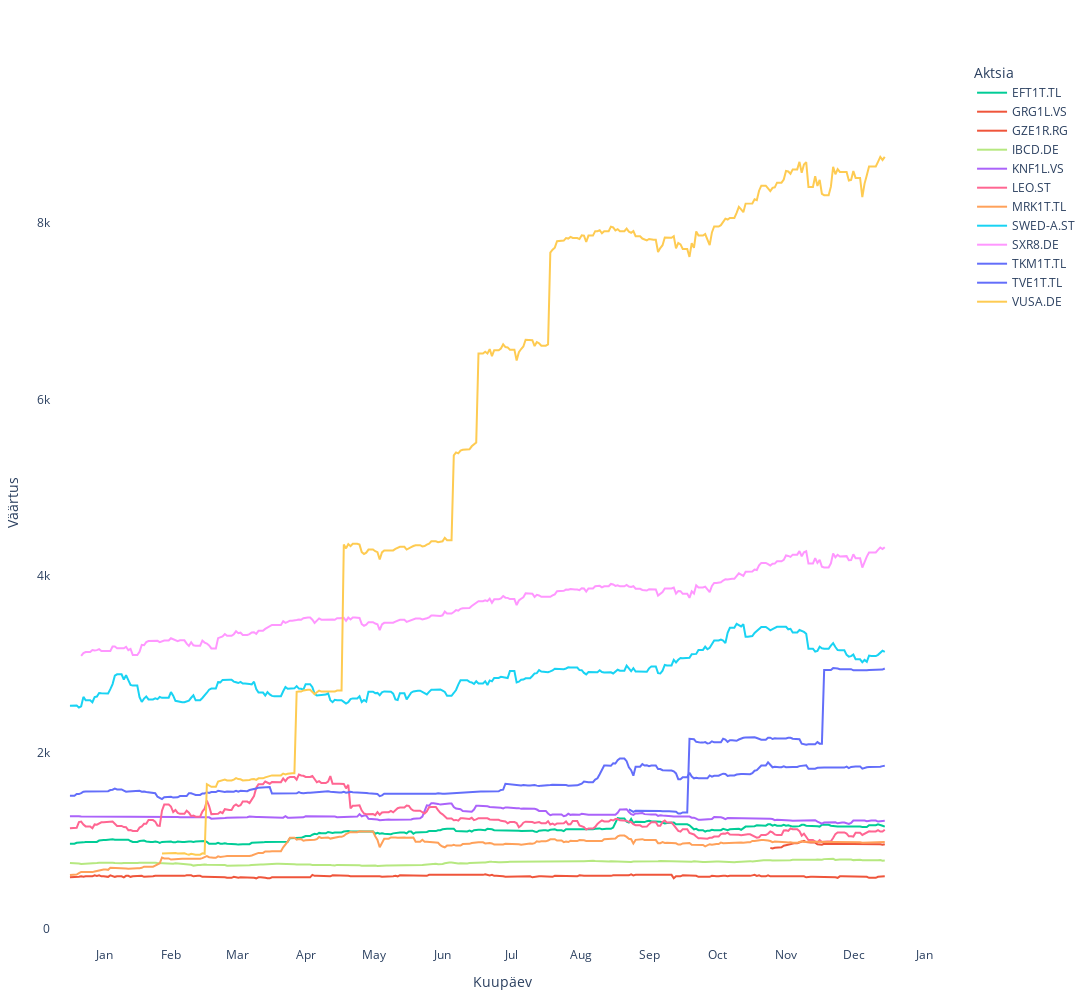

Notebook code cell kept with this figure:
### Code cell
# using Plots
using PlotlyJS

# plotlyjs()

lbls = [x for x in names(yearportfoliodf) if x != "Kuupäev"]
plotdf = stack(yearportfoliodf, lbls)
plotdf = DataFrames.rename(plotdf, ["Kuupäev", "Aktsia", "Väärtus"])
plotdf = plotdf[plotdf."Väärtus" .> 0,:]

layout = Layout(
    xaxis_title="Kuupäev",
    yaxis_title="Väärtus",
    legend_title_text="Aktsiad",
    xaxis=attr(dtick="M1", tickformat="%b", ticklabelmode="period", range=[periodstart, periodend]),
    plot_bgcolor="white",
    width=1800, height=1000,
)

PlotlyJS.plot(plotdf, x=:Kuupäev, y=:Väärtus, color=:Aktsia, legend = :outertopright, layout)

### Figure 1 — Plotly figure (JSON) as saved in the notebook; plotly's stock layout.template omitted (floating-point values rounded to 4 significant figures; data arrays with more than 128 entries replaced by an {"elided": "..."} marker saying what was removed)
{"data": [{"legend": "outertopright", "legendgroup": "EFT1T.TL", "locale": "et", "marker": {"color": "#00cc96"}, "name": "EFT1T.TL", "showlegend": true, "type": "scatter", "x": {"elided": "364 str values"}, "xaxis": "x", "y": {"elided": "364 float values"}, "yaxis": "y"}, {"legend": "outertopright", "legendgroup": "GRG1L.VS", "locale": "et", "marker": {"color": "#EF553B"}, "name": "GRG1L.VS", "showlegend": true, "type": "scatter", "x": ["2021-11-09", "2021-11-10", "2021-11-11", "2021-11-12", "2021-11-13", "2021-11-14", "2021-11-15", "2021-11-16", "2021-11-17", "2021-11-18", "2021-11-19", "2021-11-20", "2021-11-21", "2021-11-22", "2021-11-23", "2021-11-24", "2021-11-25", "2021-11-26", "2021-11-27", "2021-11-28", "2021-11-29", "2021-11-30", "2021-12-01", "2021-12-02", "2021-12-03", "2021-12-04", "2021-12-05", "2021-12-06", "2021-12-07", "2021-12-08", "2021-12-09", "2021-12-10", "2021-12-11", "2021-12-12", "2021-12-13", "2021-12-14", "2021-12-15", "2021-12-16", "2021-12-17", "2021-12-18", "2021-12-19", "2021-12-20", "2021-12-21", "2021-12-22", "2021-12-23", "2021-12-24", "2021-12-25", "2021-12-26", "2021-12-27", "2021-12-28", "2021-12-29", "2021-12-30"], "xaxis": "x", "y": [921.4, 915.2, 923.5, 927.7, 927.7, 927.7, 946.4, 952.6, 961.0, 967.2, 975.5, 975.5, 975.5, 985.9, 990.1, 1003.0, 988, 981.8, 981.8, 981.8, 981.8, 963.0, 961.0, 956.8, 967.2, 967.2, 967.2, 967.2, 961.0, 961.0, 958.9, 967.2, 967.2, 967.2, 963.0, 963.0, 961.0, 965.1, 965.1, 965.1, 965.1, 965.1, 963.0, 961.0, 963.0, 963.0, 963.0, 963.0, 967.2, 963.0, 956.8, 963.0], "yaxis": "y"}, {"legend": "outertopright", "legendgroup": "GZE1R.RG", "locale": "et", "marker": {"color": "#EF553B"}, "name": "GZE1R.RG", "showlegend": true, "type": "scatter", "x": {"elided": "364 str values"}, "xaxis": "x", "y": {"elided": "364 float values"}, "yaxis": "y"}, {"legend": "outertopright", "legendgroup": "IBCD.DE", "locale": "et", "marker": {"color": "#B6E880"}, "name": "IBCD.DE", "showlegend": true, "type": "scatter", "x": {"elided": "364 str values"}, "xaxis": "x", "y": {"elided": "364 float values"}, "yaxis": "y"}, {"legend": "outertopright", "legendgroup": "KNF1L.VS", "locale": "et", "marker": {"color": "#ab63fa"}, "name": "KNF1L.VS", "showlegend": true, "type": "scatter", "x": {"elided": "364 str values"}, "xaxis": "x", "y": {"elided": "364 int values"}, "yaxis": "y"}, {"legend": "outertopright", "legendgroup": "LEO.ST", "locale": "et", "marker": {"color": "#FF6692"}, "name": "LEO.ST", "showlegend": true, "type": "scatter", "x": {"elided": "364 str values"}, "xaxis": "x", "y": {"elided": "364 float values"}, "yaxis": "y"}, {"legend": "outertopright", "legendgroup": "MRK1T.TL", "locale": "et", "marker": {"color": "#FFA15A"}, "name": "MRK1T.TL", "showlegend": true, "type": "scatter", "x": {"elided": "364 str values"}, "xaxis": "x", "y": {"elided": "364 float values"}, "yaxis": "y"}, {"legend": "outertopright", "legendgroup": "SWED-A.ST", "locale": "et", "marker": {"color": "#19d3f3"}, "name": "SWED-A.ST", "showlegend": true, "type": "scatter", "x": {"elided": "364 str values"}, "xaxis": "x", "y": {"elided": "364 float values"}, "yaxis": "y"}, {"legend": "outertopright", "legendgroup": "SXR8.DE", "locale": "et", "marker": {"color": "#FF97FF"}, "name": "SXR8.DE", "showlegend": true, "type": "scatter", "x": {"elided": "359 str values"}, "xaxis": "x", "y": {"elided": "359 float values"}, "yaxis": "y"}, {"legend": "outertopright", "legendgroup": "TKM1T.TL", "locale": "et", "marker": {"color": "#636efa"}, "name": "TKM1T.TL", "showlegend": true, "type": "scatter", "x": {"elided": "364 str values"}, "xaxis": "x", "y": {"elided": "364 float values"}, "yaxis": "y"}, {"legend": "outertopright", "legendgroup": "TVE1T.TL", "locale": "et", "marker": {"color": "#636efa"}, "name": "TVE1T.TL", "showlegend": true, "type": "scatter", "x": ["2021-09-07", "2021-09-08", "2021-09-09", "2021-09-10", "2021-09-11", "2021-09-12", "2021-09-13", "2021-09-14", "2021-09-15", "2021-09-16", "2021-09-17", "2021-09-18", "2021-09-19", "2021-09-20", "2021-09-21", "2021-09-22", "2021-09-23", "2021-09-24", "2021-09-25", "2021-09-26", "2021-09-27", "2021-09-28", "2021-09-29", "2021-09-30", "2021-10-01", "2021-10-02", "2021-10-03", "2021-10-04", "2021-10-05", "2021-10-06", "2021-10-07", "2021-10-08", "2021-10-09", "2021-10-10", "2021-10-11", "2021-10-12", "2021-10-13", "2021-10-14", "2021-10-15", "2021-10-16", "2021-10-17", "2021-10-18", "2021-10-19", "2021-10-20", "2021-10-21", "2021-10-22", "2021-10-23", "2021-10-24", "2021-10-25", "2021-10-26", "2021-10-27", "2021-10-28", "2021-10-29", "2021-10-30", "2021-10-31", "2021-11-01", "2021-11-02", "2021-11-03", "2021-11-04", "2021-11-05", "2021-11-06", "2021-11-07", "2021-11-08", "2021-11-09", "2021-11-10", "2021-11-11", "2021-11-12", "2021-11-13", "2021-11-14", "2021-11-15", "2021-11-16", "2021-11-17", "2021-11-18", "2021-11-19", "2021-11-20", "2021-11-21", "2021-11-22", "2021-11-23", "2021-11-24", "2021-11-25", "2021-11-26", "2021-11-27", "2021-11-28", "2021-11-29", "2021-11-30", "2021-12-01", "2021-12-02", "2021-12-03", "2021-12-04", "2021-12-05", "2021-12-06", "2021-12-07", "2021-12-08", "2021-12-09", "2021-12-10", "2021-12-11", "2021-12-12", "2021-12-13", "2021-12-14", "2021-12-15", "2021-12-16", "2021-12-17", "2021-12-18", "2021-12-19", "2021-12-20", "2021-12-21", "2021-12-22", "2021-12-23", "2021-12-24", "2021-12-25", "2021-12-26", "2021-12-27", "2021-12-28", "2021-12-29", "2021-12-30"], "xaxis": "x", "y": [1359, 1345.0, 1328.0, 1341, 1341, 1341, 1339.0, 1339.0, 1343.0, 1345.0, 1346.0, 1346.0, 1346.0, 1339.0, 1339.0, 1336.0, 1339.0, 1336.0, 1336.0, 1336.0, 1337.0, 1330.0, 1310.0, 1310.0, 1323, 1323, 1323, 2158.0, 2152.0, 2152.0, 2123.0, 2114.0, 2114.0, 2114.0, 2120.0, 2105.0, 2108.0, 2129.0, 2117, 2117, 2117, 2117, 2158.0, 2149.0, 2123.0, 2140.0, 2140.0, 2140.0, 2135.0, 2149.0, 2161.0, 2170.0, 2172.0, 2172.0, 2172.0, 2172.0, 2175.0, 2167.0, 2155.0, 2146.0, 2146.0, 2146.0, 2170.0, 2170.0, 2155.0, 2164.0, 2161.0, 2161.0, 2161.0, 2161.0, 2161.0, 2170.0, 2170.0, 2158.0, 2158.0, 2158.0, 2152.0, 2102.0, 2099.0, 2091.0, 2097.0, 2097.0, 2097.0, 2097.0, 2120.0, 2102.0, 2102.0, 2938.0, 2938.0, 2938.0, 2938.0, 2958, 2958, 2954.0, 2946.0, 2946.0, 2946.0, 2954.0, 2946.0, 2946.0, 2934.0, 2934.0, 2934.0, 2934.0, 2925.0, 2929.0, 2934.0, 2938.0, 2938.0, 2938.0, 2938.0, 2946.0, 2938.0, 2942.0, 2954.0], "yaxis": "y"}, {"legend": "outertopright", "legendgroup": "VUSA.DE", "locale": "et", "marker": {"color": "#FECB52"}, "name": "VUSA.DE", "showlegend": true, "type": "scatter", "x": {"elided": "323 str values"}, "xaxis": "x", "y": {"elided": "323 float values"}, "yaxis": "y"}], "layout": {"height": 1000, "legend": {"title": {"text": "Aktsia"}, "tracegroupgap": 0}, "margin": {"b": 50, "l": 50, "r": 50, "t": 60}, "plot_bgcolor": "white", "width": 1800, "xaxis": {"autorange": false, "dtick": "M1", "range": ["2020-12-23 13:27:25.3105", "2022-01-29 20:13:48.6154"], "tickformat": "%b", "ticklabelmode": "period", "title": {"text": "Kuupäev"}, "type": "date"}, "yaxis": {"autorange": false, "range": [-189.7, 9847.0], "title": {"text": "Väärtus"}, "type": "linear"}}}
